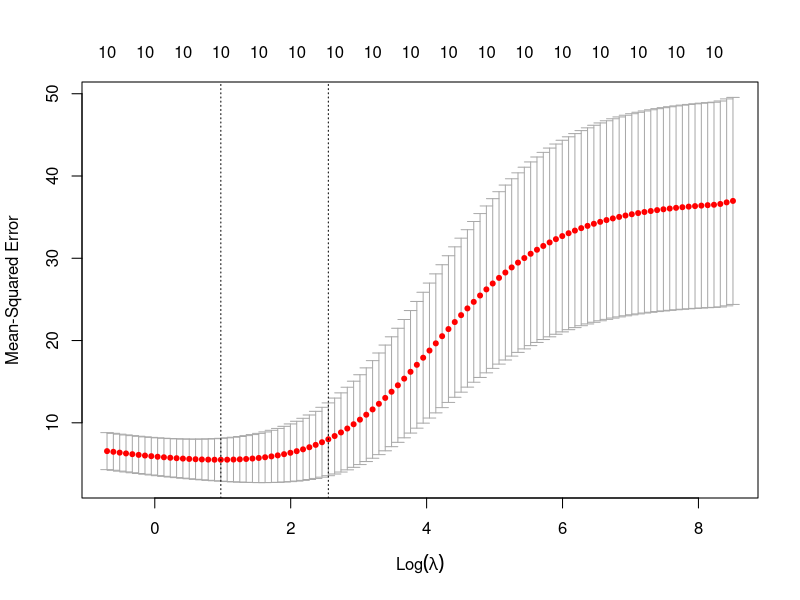
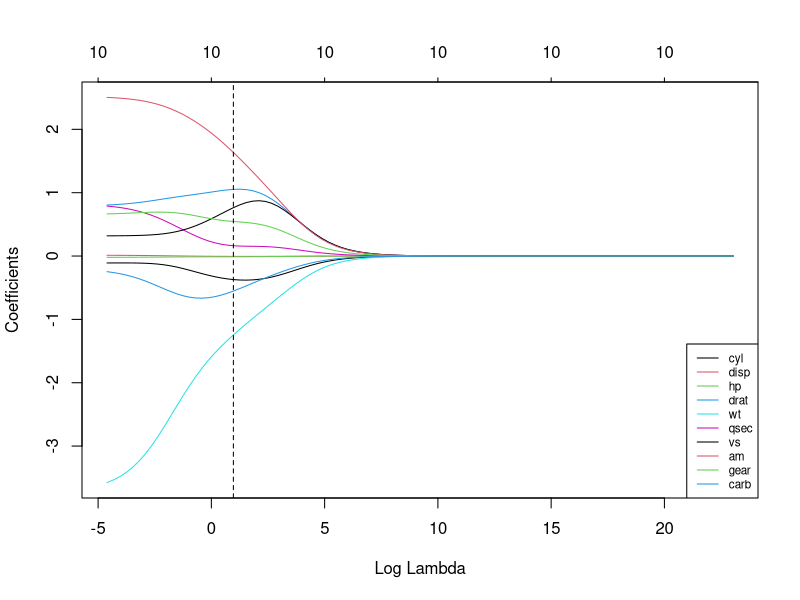
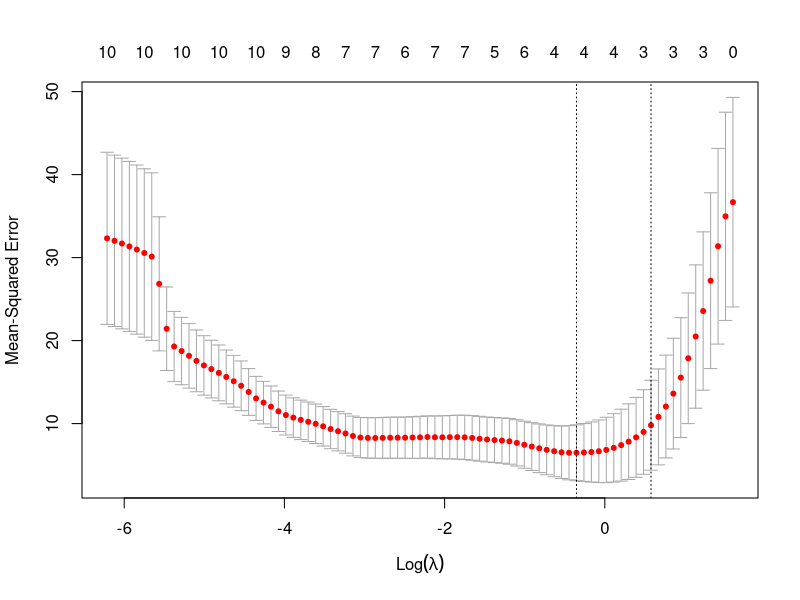
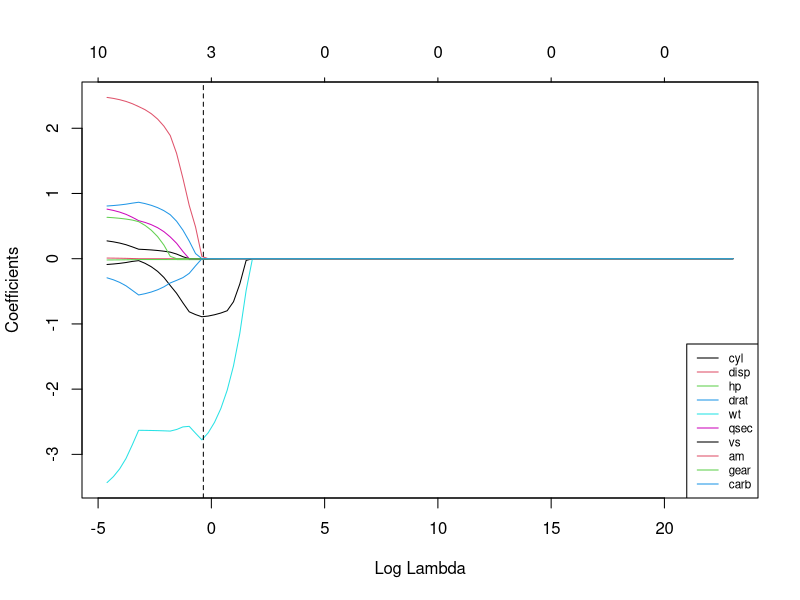

The R source for these figures, in order:
#########
##Ridge##
#########

Data<-mtcars
head(Data)
library(glmnet)

##linear regression
result<-lm(mpg~.,data=Data)
summary(result)

##to use the glmnet function for shrinkage methods, need to split the response and predictors
x<-model.matrix(mpg~.,data=Data)[,-1] ##the -1 here is to get rid of the column with the response, which was in column 1
y<-mtcars$mpg

ridge<-glmnet::glmnet(x,y,alpha=0,lambda=0, thresh = 1e-23)
lasso<-glmnet::glmnet(x,y,alpha=1,lambda=0, thresh = 1e-23)
cbind(coefficients(result),coefficients(ridge),coefficients(lasso))

##split data
set.seed(12)
sample.data<-sample.int(nrow(Data), floor(.50*nrow(Data)), replace = F) ##observations to belong to the training data
x.train<-x[sample.data,]
x.test<-x[-sample.data,]
y.train<-y[sample.data]
y.test<-y[-sample.data]

##use CV to find optimal lambda based on training set
set.seed(12)
cv.out<-glmnet::cv.glmnet(x.train,y.train,alpha=0, thresh = 1e-23) ##0 for ridge
plot(cv.out)
bestlam<-cv.out$lambda.min
bestlam

##fit ridge regression using training data with bestlam
ridge.mod<-glmnet::glmnet(x.train,y.train,alpha=0,lambda=bestlam, thresh = 1e-23)

##Test MSE with best lambda
ridge.pred<-predict(ridge.mod,s=bestlam,newx=x.test)
mean((ridge.pred-y.test)^2)

##Compare ridge with OLS using best lambda and all observations
out.ridge<-glmnet::glmnet(x,y,alpha=0,lambda=bestlam,thresh = 1e-23)
out.ols<-glmnet::glmnet(x,y,alpha=0, lambda=0, thresh = 1e-23)
cbind(coefficients(out.ridge), coefficients(out.ols)) ##compare the coefficients side by side, ridge then ols
sqrt(sum(coefficients(out.ridge)[-1]^2))
sqrt(sum(coefficients(out.ols)[-1]^2))

##Create plot of ridge coeff against lambda
grid<-10^seq(10,-2,length=100)
out.all<-glmnet::glmnet(x,y,alpha=0,lambda=grid,thresh = 1e-25)
plot(out.all, xvar = "lambda")
abline(v=log(bestlam), lty=2)
legend("bottomright", lwd = 1, col = 1:6, legend = colnames(x), cex = .7)

#########
##LASSO##
#########

##use CV to find optimal lambda based on training set
set.seed(12)
cv.out<-glmnet::cv.glmnet(x.train,y.train,alpha=1, thresh = 1e-23)
plot(cv.out)
bestlam<-cv.out$lambda.min
bestlam

##fit lasso using training data and bestlam
lasso.mod<-glmnet::glmnet(x.train,y.train,alpha=1,lambda=bestlam,thresh = 1e-25)

##Test MSE with best lambda
lasso.pred<-predict(lasso.mod,s=bestlam,newx=x.test)
mean((lasso.pred-y.test)^2)

##Compare lassso with OLS using best lambda and all observations
out.lasso<-glmnet::glmnet(x,y,alpha=1,lambda=bestlam, thresh = 1e-23)
cbind(coefficients(out.lasso), coefficients(out.ridge), coefficients(out.ols))
sqrt(sum(coefficients(out.lasso)[-1]^2))
sqrt(sum(coefficients(out.ridge)[-1]^2))
sqrt(sum(coefficients(out.ols)[-1]^2))

##Create plot of lasso coeff against lambda
out.all2<-glmnet::glmnet(x,y,alpha=1,lambda=grid,thresh = 1e-23)
plot(out.all2, xvar = "lambda")
abline(v=log(bestlam), lty=2)
legend("bottomright", lwd = 1, col = 1:6, legend = colnames(x), cex = .7)

##fit OLS regression using training data 
ridge.mod.0<-glmnet::glmnet(x.train,y.train,alpha=0,lambda=0, thresh = 1e-23)

##Test MSE with OLS
ridge.pred.0<-predict(ridge.mod.0,s=0,newx=x.test)
mean((ridge.pred.0-y.test)^2)

##fit OLS regression using training data 
lasso.mod.0<-glmnet::glmnet(x.train,y.train,alpha=1,lambda=0, thresh = 1e-23)

##Test MSE with OLS
lasso.pred.0<-predict(lasso.mod.0,s=0,newx=x.test)
mean((lasso.pred.0-y.test)^2)

